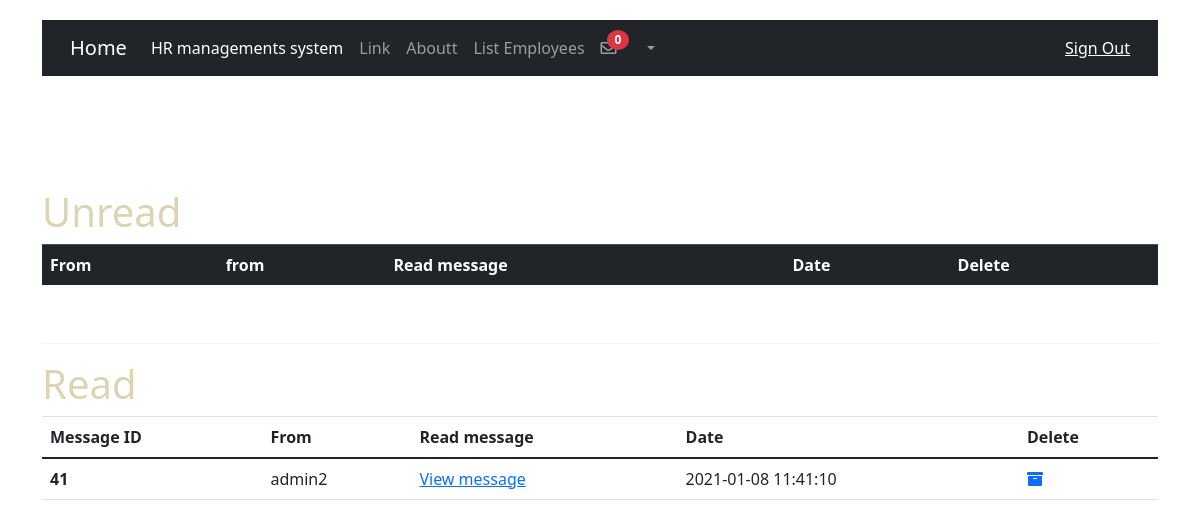
/hr/emp_message/index.php (signed in), run on the app's committed database.
### tables this page shows
CREATE TABLE `emp_message2` (
  `msg_id` int(11) NOT NULL,
  `emp_id` int(5) NOT NULL,
  `from_emp` varchar(50) NOT NULL,
  `to_emp_id` int(10) NOT NULL,
  `to_emp` varchar(50) NOT NULL,
  `msg_status` int(1) NOT NULL DEFAULT 0,
  `date_created` datetime NOT NULL,
  `emp_message` varchar(500) NOT NULL
);

### hr/session.php (called while the page is built, shortened)
<?php
   $db = mysqli_connect(DB_SERVER,DB_USERNAME,DB_PASSWORD,DB_DATABASE);
   $user_check = $_SESSION['login_user'];
   $ses_sql = mysqli_query($db,"select emp_id,first_name from employee_info where first_name = '$user_check' ");
   $row = mysqli_fetch_array($ses_sql,MYSQLI_ASSOC);
   $login_session = $row['first_name'];
   $emp_id = $row['emp_id'];
?>

### hr/emp_message/index.php (the view, shortened to what this page needs)
<?php include '../session.php'; ?>
<?php
    include '../connection.php';
    $unread_messages2 = 0;
    ?>
<!DOCTYPE html>
<html>
<head>
<link rel="stylesheet" href="https://stackpath.bootstrapcdn.com/bootstrap/4.3.1/css/bootstrap.min.css">
<link rel="stylesheet" type="text/css" href="style.css" >
<link href="https://cdn.jsdelivr.net/npm/bootstrap@5.0.0-beta1/dist/css/bootstrap.min.css" rel="stylesheet">
<link rel="stylesheet" href="https://pro.fontawesome.com/releases/v5.10.0/css/all.css"/>
<link rel="stylesheet" href="styles.css">
</head>
<div class='container'>
<body>
<nav class="navbar navbar-expand-lg navbar-dark bg-dark">
  <div class="container-fluid">
    <a class="navbar-brand" href="../welcome_emp.php">Home</a>
    <div class="collapse navbar-collapse" id="navbarSupportedContent">
      <ul class="navbar-nav me-auto mb-2 mb-lg-0">
      <li class="nav-item active">
        <a class="nav-link" href="">HR managements system </a>
      </li>
        <li class="nav-item">
          <a class="nav-link" href="#">Link</a>
        </li>
        <li class="nav-item">
        <a class="nav-link" href="#">Aboutt</a>
      </li>
      <li class="nav-item">
        <a class="nav-link" href="all_employees.php">List Employees</a>
      </li>
      <li class="nav-item dropdown">
          <a class="nav-link dropdown-toggle" href="#" id="navbarDropdown" role="button" data-bs-toggle="dropdown" aria-expanded="false">
          <i class="far fa-envelope"></i><span class="badge badge-danger" id="count" style="border-radius: 50%; position:relative;top:-10px;left:-10px;">
        <?php echo $unread_messages2;?> </span>
          </a>
        </li>
      </ul>
      <span class="navbar-text">
      <a href = "../logout.php">Sign Out</a>
    </span>
    </div>
  </div>
</nav>
<div class="row">
  <h1>Unread</h1>
</div>
<table class="table table-striped table-dark">
  <thead>
    <tr>
      <th scope="col">From</th>
      <th scope="col">from</th>
      <th scope="col">Read message</th>
      <th scope="col">Date</th>
      <th scope="col">Delete</th>
    </tr>
  </thead>
</table>
<br />
<hr />
<div class="row">
  <h1>Read</h1>
</div>
<table class="table">
  <thead>
    <tr>
      <th scope="col">Message ID</th>
      <th scope="col">From</th>
      <th scope="col">Read message</th>
      <th scope="col">Date</th>
      <th scope="col">Delete</th>
    </tr>
  </thead>
  <tbody>
    <?php
    $sql_get = mysqli_query($conn,"SELECT * FROM emp_message2 WHERE msg_status= 1 and to_emp_id='$emp_id' and to_emp= '$login_session'");
    while($main_result = mysqli_fetch_assoc($sql_get)) :?>
<tr>
<th scope="row"><?php echo $main_result['msg_id']; ?></th>
      <td> <?php echo $main_result['from_emp'] ?></td>
      <td> <?php echo '<a class="text-primary" href="read_msg.php?id='.$main_result['msg_id'].'&emp='.$main_result['from_emp'].'">View message</a>'?></td>
      <td> <?php echo $main_result['date_created'] ;?></td>
      <td> <?php echo '<a class="text-primary" href="delete_msg.php?msg_id='.$main_result['msg_id'].'"><i class="fas fa-archive"></i></a></a>'?></td>
    </tr>
    <?php endwhile ?>
</table>
</body>
</html>

### hr/style.css (style rules this page uses)
body { background-image: url("hr.jpg"); background-color: #cccccc; height: 100%; background-position: center; background-repeat: no-repeat; background-size: cover; opacity: 50px; padding-top: 20px; font-style: inherit; font-family: sans-serif; color: rgb(219, 213, 180) !important; }
#count { border-radius: 70%; border-radius: 50%; }

### data on the page
emp_message2: msg_id "41", from_emp "admin2", date_created "2021-01-08 11:41:10"

### other printed values
$unread_messages2 "0"
